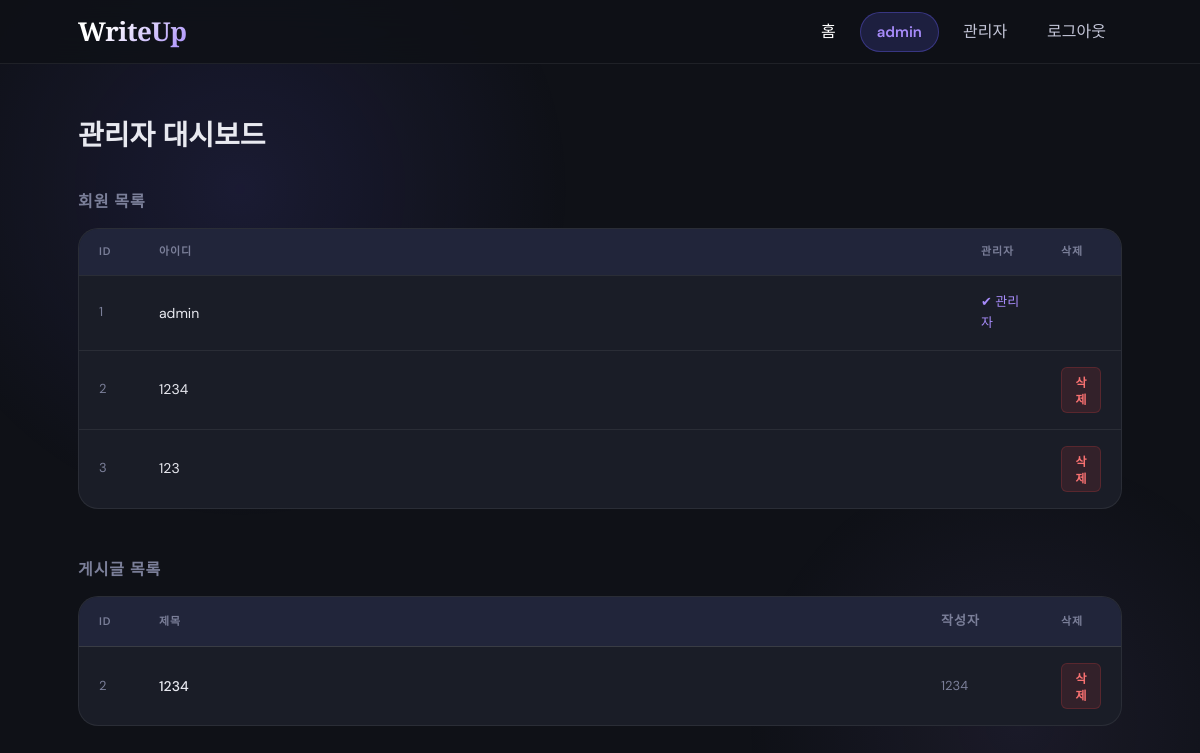
Page /admin/ (signed in) on the earlier database version.
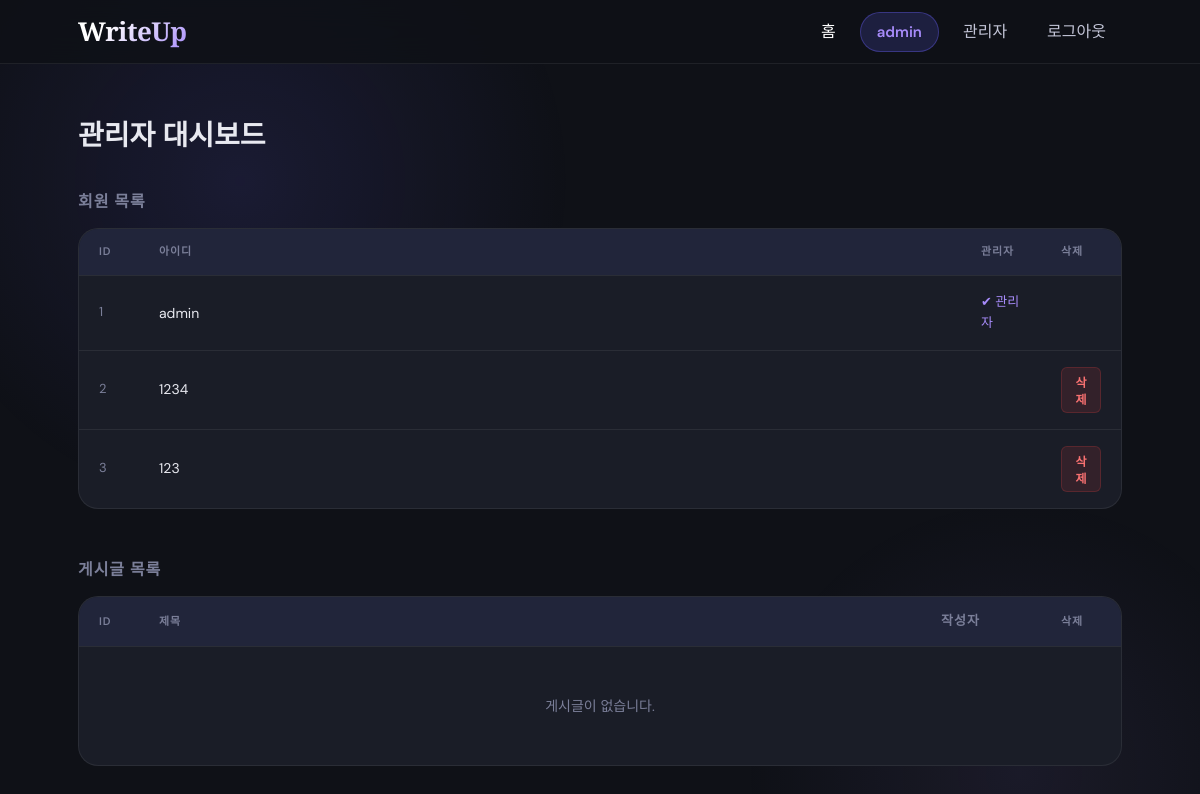
Same page on the later database version.
### tables this page shows
CREATE TABLE users (
            id       INTEGER PRIMARY KEY AUTOINCREMENT,
            username TEXT    NOT NULL UNIQUE,
            password TEXT    NOT NULL,
            is_admin INTEGER NOT NULL DEFAULT 0
        );

CREATE TABLE posts (
            id         INTEGER PRIMARY KEY AUTOINCREMENT,
            title      TEXT    NOT NULL,
            content    TEXT    NOT NULL,
            author_id  INTEGER NOT NULL,
            created_at TEXT    NOT NULL DEFAULT (datetime('now', 'localtime')),
            FOREIGN KEY (author_id) REFERENCES users(id)
        );

### admin.py (the view)
@admin_bp.route('/')
def dashboard():
    admin_required()
    users = get_all_users()
    posts = get_all_posts()
    return render_template('admin.html', users=users, posts=posts)

### admin.py (called while the page is built)
def admin_required():
    if not session.get('is_admin'):
        abort(403)

### db.py (called while the page is built)
def get_db():
    if 'db' not in g:
        g.db = sqlite3.connect(DATABASE)
        g.db.row_factory = sqlite3.Row
    return g.db

### models.py (called while the page is built)
def get_all_posts():
    return get_db().execute('''
        SELECT posts.*, users.username
        FROM posts
        JOIN users ON posts.author_id = users.id
        ORDER BY posts.id DESC
    ''').fetchall()

def get_all_users():
    return get_db().execute(
        'SELECT id, username, is_admin FROM users'
    ).fetchall()

### templates/admin.html (shortened to what this page needs)
{% extends 'base.html' %}
{% block content %}
<h2 class="admin-title">관리자 대시보드</h2>
<div class="admin-section">
  <h3>회원 목록</h3>
  <div class="table-wrap">
    <table>
      <thead>
        <tr>
          <th style="width:60px">ID</th>
          <th>아이디</th>
          <th style="width:80px">관리자</th>
          <th style="width:80px">삭제</th>
        </tr>
      </thead>
      <tbody>
        {% for user in users %}
        <tr>
          <td class="td-num">{{ user['id'] }}</td>
          <td>{{ user['username'] }}</td>
          <td style="color:var(--accent2);font-size:13px">{{ '✔ 관리자' if user['is_admin'] else '' }}</td>
          <td>
            {% if user['id'] != session['user_id'] %}
            <form method="POST"
                  action="{{ url_for('admin.remove_user', user_id=user['id']) }}"
                  onsubmit="return confirm('회원을 삭제하시겠습니까?')">
              <button type="submit" class="btn-del">삭제</button>
            </form>
            {% endif %}
          </td>
        </tr>
        {% endfor %}
      </tbody>
    </table>
  </div>
</div>
<div class="admin-section">
  <h3>게시글 목록</h3>
  <div class="table-wrap">
    <table>
      <thead>
        <tr>
          <th style="width:60px">ID</th>
          <th>제목</th>
          <th class="td-author">작성자</th>
          <th style="width:80px">삭제</th>
        </tr>
      </thead>
      <tbody>
        {% for post in posts %}
        <tr>
          <td class="td-num">{{ post['id'] }}</td>
          <td class="td-title">{{ post['title'] }}</td>
          <td class="td-author">{{ post['username'] }}</td>
          <td>
            <form method="POST"
                  action="{{ url_for('admin.remove_post', post_id=post['id']) }}"
                  onsubmit="return confirm('게시글을 삭제하시겠습니까?')">
              <button type="submit" class="btn-del">삭제</button>
            </form>
          </td>
        </tr>
        {% else %}
        <tr class="empty-row"><td colspan="4">게시글이 없습니다.</td></tr>
        {% endfor %}
      </tbody>
    </table>
  </div>
</div>
{% endblock %}

### templates/base.html (shortened to what this page needs)
<!DOCTYPE html>
<html lang="ko">
<head>
  <link rel="stylesheet" href="{{ url_for('static', filename='style.css') }}">
</head>
<body>
  <header>
    <nav>
      <a href="{{ url_for('board.index') }}" class="nav-logo">WriteUp</a>
      <div class="nav-right">
        {% if session.get('username') %}
          <a href="{{ url_for('board.index') }}" class="nav-link nav-link-home">홈</a>
          <span class="nav-badge">{{ session['username'] }}</span>
          {% if session.get('is_admin') %}
            <a href="{{ url_for('admin.dashboard') }}" class="nav-link">관리자</a>
          {% endif %}
          <a href="{{ url_for('auth.logout') }}" class="nav-link">로그아웃</a>
        {% else %}
          <a href="{{ url_for('auth.login') }}" class="nav-link">로그인</a>
          <a href="{{ url_for('auth.register') }}" class="nav-btn">회원가입</a>
        {% endif %}
      </div>
    </nav>
  </header>
  <main>
    {% block content %}{% endblock %}
  </main>
</body>
</html>

### static/style.css (style rules this page uses)
:root { --bg: #0f1117; --surface: #1a1d27; --surface2: #21253a; --border: rgba(255,255,255,0.07); --accent: #6c63ff; --accent2: #a78bfa; --text: #e8e9f0; --muted: #7b7f99; --danger: #ef4444; --success: #22c55e; --radius: 12px; --radius-lg: 20px; --nav-h: 64px; --font-disp: 'Playfair Display', serif; --font-body: 'DM Sans', sans-serif; }
*, *::before, *::after { box-sizing: border-box; margin: 0; padding: 0; }
body { font-family: var(--font-body); background: var(--bg); color: var(--text); min-height: 100vh; line-height: 1.6; font-size: 15px; }
a { color: inherit; text-decoration: none; }
body::before { content: ''; position: fixed; top: -20%; left: -10%; width: 60vw; height: 60vw; background: radial-gradient(circle, rgba(108,99,255,0.12) 0%, transparent 65%); pointer-events: none; z-index: 0; }
body::after { content: ''; position: fixed; bottom: -20%; right: -10%; width: 50vw; height: 50vw; background: radial-gradient(circle, rgba(167,139,250,0.08) 0%, transparent 65%); pointer-events: none; z-index: 0; }
header { position: sticky; top: 0; z-index: 100; height: var(--nav-h); background: rgba(15,17,23,0.85); backdrop-filter: blur(16px); border-bottom: 1px solid var(--border); }
header nav { max-width: 1100px; margin: 0 auto; height: 100%; display: flex; align-items: center; padding: 0 28px; gap: 0; }
.nav-logo { font-family: var(--font-disp); font-size: 26px; font-weight: 900; background: linear-gradient(135deg, #fff 30%, var(--accent2)); -webkit-background-clip: text; -webkit-text-fill-color: transparent; background-clip: text; letter-spacing: -0.5px; margin-right: auto; }
.nav-right { display: flex; align-items: center; gap: 8px; }
.nav-link { color: #c4c6d8; font-size: 16px; font-weight: 500; padding: 8px 16px; border-radius: 8px; transition: all 0.2s; }
.nav-link-home { color: #fff; }
.nav-badge { font-size: 15px; font-weight: 600; color: var(--accent2); background: rgba(108,99,255,0.18); border: 1px solid rgba(108,99,255,0.35); padding: 7px 16px; border-radius: 20px; }
main { position: relative; z-index: 1; max-width: 1100px; margin: 0 auto; padding: 48px 28px 80px; }
.table-wrap { background: var(--surface); border: 1px solid var(--border); border-radius: var(--radius-lg); overflow: hidden; }
table { width: 100%; border-collapse: collapse; }
thead th { background: var(--surface2); padding: 14px 20px; text-align: left; font-size: 11px; font-weight: 600; text-transform: uppercase; letter-spacing: 0.08em; color: var(--muted); border-bottom: 1px solid var(--border); }
tbody td { padding: 16px 20px; font-size: 14px; border-bottom: 1px solid var(--border); vertical-align: middle; color: var(--text); }
tbody tr:last-child td { border-bottom: none; }
tbody tr { transition: background 0.15s; }
.td-num { color: var(--muted); font-size: 13px; width: 60px; }
.td-author { font-size: 13px; color: var(--muted); width: 120px; }
.empty-row td { text-align: center; color: var(--muted); padding: 48px 20px; font-size: 14px; }
.btn-del { background: rgba(239,68,68,0.12); color: #f87171; border: 1px solid rgba(239,68,68,0.2); font-size: 12px; font-weight: 600; padding: 5px 12px; border-radius: 6px; cursor: pointer; transition: all 0.2s; }
.admin-title { font-family: var(--font-disp); font-size: 28px; font-weight: 700; margin-bottom: 32px; }
.admin-section { margin-bottom: 48px; }
.admin-section h3 { font-size: 16px; font-weight: 600; color: var(--muted); margin-bottom: 14px; text-transform: uppercase; letter-spacing: 0.06em; }

Differences in the rows shown:
removed posts: id "2", title "1234", username "1234"
Other differences:
text now shown: "게시글이 없습니다."
